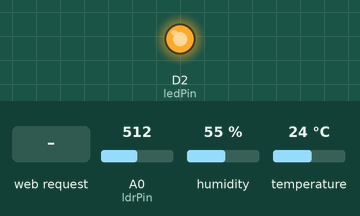
Recording of a sketch running on a simulated ESP8266 (NodeMCU). Shown: output pins drawn as LEDs (lit = HIGH). The test bench sets the inputs (shaded band); at power-on: A0 (ldrPin) = 512, humidity 55 %, temperature 24 °C. WiFi joins after 1.5 s; servers stay silent unless stated; what the sketch prints to the serial monitor is not drawn.

Above: at 4.2 s.
4.3 s: HTTP request GET /LEDOFF received
At 4.6 s:
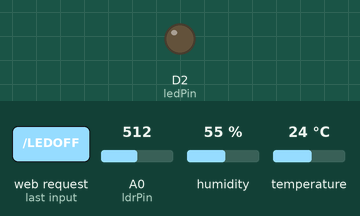
5.8 s: HTTP request GET /AUTO received
At 7.0 s:
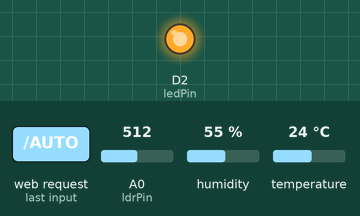
Timing chart, 0 to 8.8 s (numbered marks = the images above; inputs shaded):
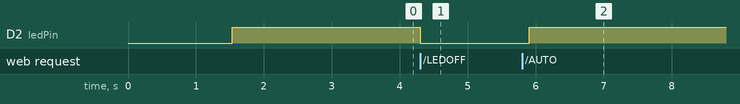

Measured:
- after the input at 4.3 s, D2 (ledPin): HIGH → LOW at once
- after the input at 5.8 s, D2 (ledPin): LOW → HIGH after 0.10 s

The sketch:

sketch_jun13e.ino
```cpp
#include <ESP8266WiFi.h>
#include <DHT.h>

// ======================================================
// WIFI SETTINGS
// ======================================================

const char* ssid = "Cephasbrown";
const char* password = "Cadrian19";

WiFiServer server(80);

// ======================================================
// PINS
// ======================================================

#define DHTPIN D1
#define DHTTYPE DHT11

const int ledPin = D2;
const int ldrPin = A0;

// ======================================================
// OBJECTS
// ======================================================

DHT dht(DHTPIN, DHTTYPE);

// ======================================================
// LIGHTING SETTINGS
// ======================================================

const int LIGHT_ON_THRESHOLD = 1000;
const int LIGHT_OFF_THRESHOLD = 1110;

bool autoMode = true;
bool ledState = false;

// ======================================================
// SETUP
// ======================================================

void setup()
{
Serial.begin(115200);


Serial.println();
Serial.println("====================================");
Serial.println("SMART HOME IoT DASHBOARD STARTING");
Serial.println("====================================");

pinMode(ledPin, OUTPUT);
digitalWrite(ledPin, LOW);

dht.begin();

// WiFi Connection

WiFi.mode(WIFI_STA);
WiFi.begin(ssid, password);

Serial.print("Connecting to WiFi");

while (WiFi.status() != WL_CONNECTED)
{
    delay(500);
    Serial.print(".");
}

Serial.println();
Serial.println("WiFi Connected!");

Serial.print("IP Address: ");
Serial.println(WiFi.localIP());

Serial.print("Open Browser: http://");
Serial.println(WiFi.localIP());

server.begin();

Serial.println("Web Server Started");


}

// ======================================================
// LOOP
// ======================================================

void loop()
{
// ================= SENSOR READINGS =================


float temp = dht.readTemperature();
float hum = dht.readHumidity();

int light = analogRead(ldrPin);

// ================= AUTO LIGHT CONTROL =================

if(autoMode)
{
    if(!ledState && light < LIGHT_ON_THRESHOLD)
    {
        ledState = true;
        digitalWrite(ledPin, HIGH);
    }

    if(ledState && light > LIGHT_OFF_THRESHOLD)
    {
        ledState = false;
        digitalWrite(ledPin, LOW);
    }
}

// ================= WEB CLIENT =================

WiFiClient client = server.available();

if(!client)
{
    return;
}

Serial.println("Client Connected");

String request = client.readStringUntil('\r');

client.flush();

// ==================================================
// BUTTON ACTIONS
// ==================================================

if(request.indexOf("/LEDON") >= 0)
{
    autoMode = false;

    ledState = true;

    digitalWrite(ledPin, HIGH);

    Serial.println("LED ON");
}

if(request.indexOf("/LEDOFF") >= 0)
{
    autoMode = false;

    ledState = false;

    digitalWrite(ledPin, LOW);

    Serial.println("LED OFF");
}

if(request.indexOf("/AUTO") >= 0)
{
    autoMode = true;

    Serial.println("AUTO MODE ENABLED");
}

// ==================================================
// SENSOR CHECK
// ==================================================

if(isnan(temp))
{
    temp = 0;
}

if(isnan(hum))
{
    hum = 0;
}

String lightCondition;

if(light < LIGHT_ON_THRESHOLD)
{
    lightCondition = "Dark";
}
else
{
    lightCondition = "Bright";
}

String ledStatus;

if(ledState)
{
    ledStatus = "ON";
}
else
{
    ledStatus = "OFF";
}

String modeStatus;

if(autoMode)
{
    modeStatus = "AUTO";
}
else
{
    modeStatus = "MANUAL";
}

// ==================================================
// HTML PAGE
// ==================================================

client.println("HTTP/1.1 200 OK");
client.println("Content-type:text/html");
client.println();

client.println("<!DOCTYPE html>");
client.println("<html>");

client.println("<head>");
client.println("<title>Smart Home Dashboard</title>");

client.println("<meta name='viewport' content='width=device-width, initial-scale=1'>");

client.println("<style>");

client.println("body{font-family:Arial;background:#f2f2f2;text-align:center;}");

client.println(".card{background:white;width:350px;margin:auto;padding:20px;border-radius:12px;box-shadow:0px 0px 10px gray;}");

client.println("button{padding:12px 20px;font-size:18px;margin:5px;border:none;border-radius:8px;cursor:pointer;}");

client.println("h1{color:#333;}");

client.println("</style>");

client.println("</head>");

client.println("<body>");

client.println("<div class='card'>");

client.println("<h1>🏠 Smart Home Dashboard</h1>");

client.print("<h3>🌡 Temperature: ");
client.print(temp);
client.println(" °C</h3>");

client.print("<h3>💧 Humidity: ");
client.print(hum);
client.println(" %</h3>");

client.print("<h3>☀ Light Level: ");
client.print(light);
client.println("</h3>");

client.print("<h3>Environment: ");
client.print(lightCondition);
client.println("</h3>");

client.print("<h3>💡 LED Status: ");
client.print(ledStatus);
client.println("</h3>");

client.print("<h3>Mode: ");
client.print(modeStatus);
client.println("</h3>");

client.println("<br>");

client.println("<a href='/LEDON'><button>LED ON</button></a>");

client.println("<a href='/LEDOFF'><button>LED OFF</button></a>");

client.println("<a href='/AUTO'><button>AUTO MODE</button></a>");

client.println("</div>");

client.println("</body>");
client.println("</html>");

client.stop();

delay(100);

}
```
